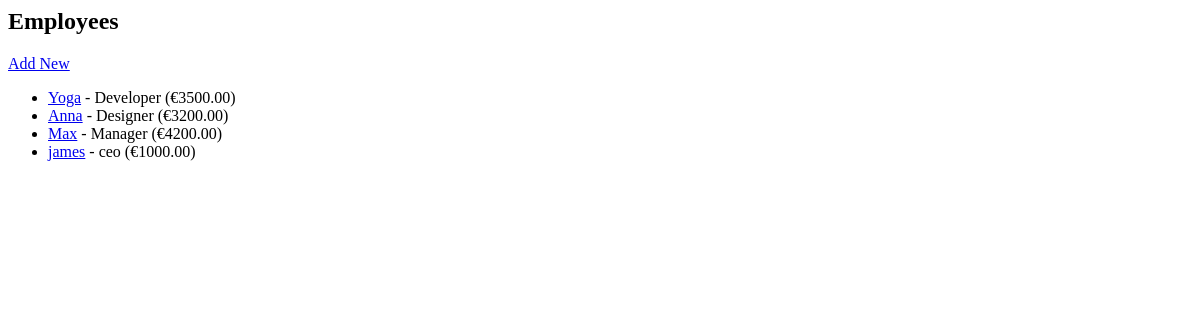
Before: / with the older database file.
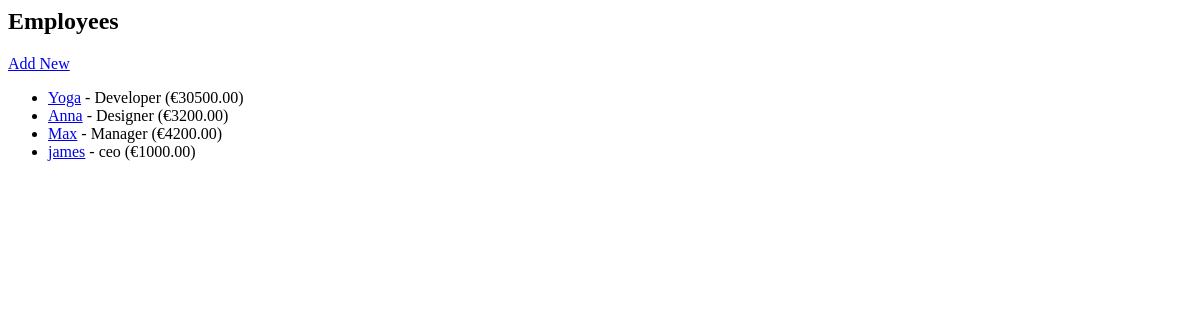
After: the same page with the newer database file.
### employees/models.py (models this page shows, shortened)
class Employee(models.Model):
    name = models.CharField(max_length=100)
    role = models.CharField(max_length=100)
    salary = models.DecimalField(max_digits=8, decimal_places=2)

### employees/views.py (the view)
# urls.py: path('', views.employee_list, name='employee_list'),
def employee_list(request):
    employees=Employee.objects.all()
    return render(request, "employees/employee_list.html", {"employees": employees})

### employees/templates/employees/employee_list.html
<h2>Employees</h2>
<a href="{% url 'employee_create' %}">Add New</a>
<ul>
{% for e in employees %}
  <li>
    <a href="{% url 'employee_detail' e.pk %}">{{ e.name }}</a> - {{ e.role }} (€{{ e.salary }})
  </li>
{% endfor %}
</ul>

Changed rows visible on the page:
changed Employee "Yoga": salary "3500.00" → "30500.00"
